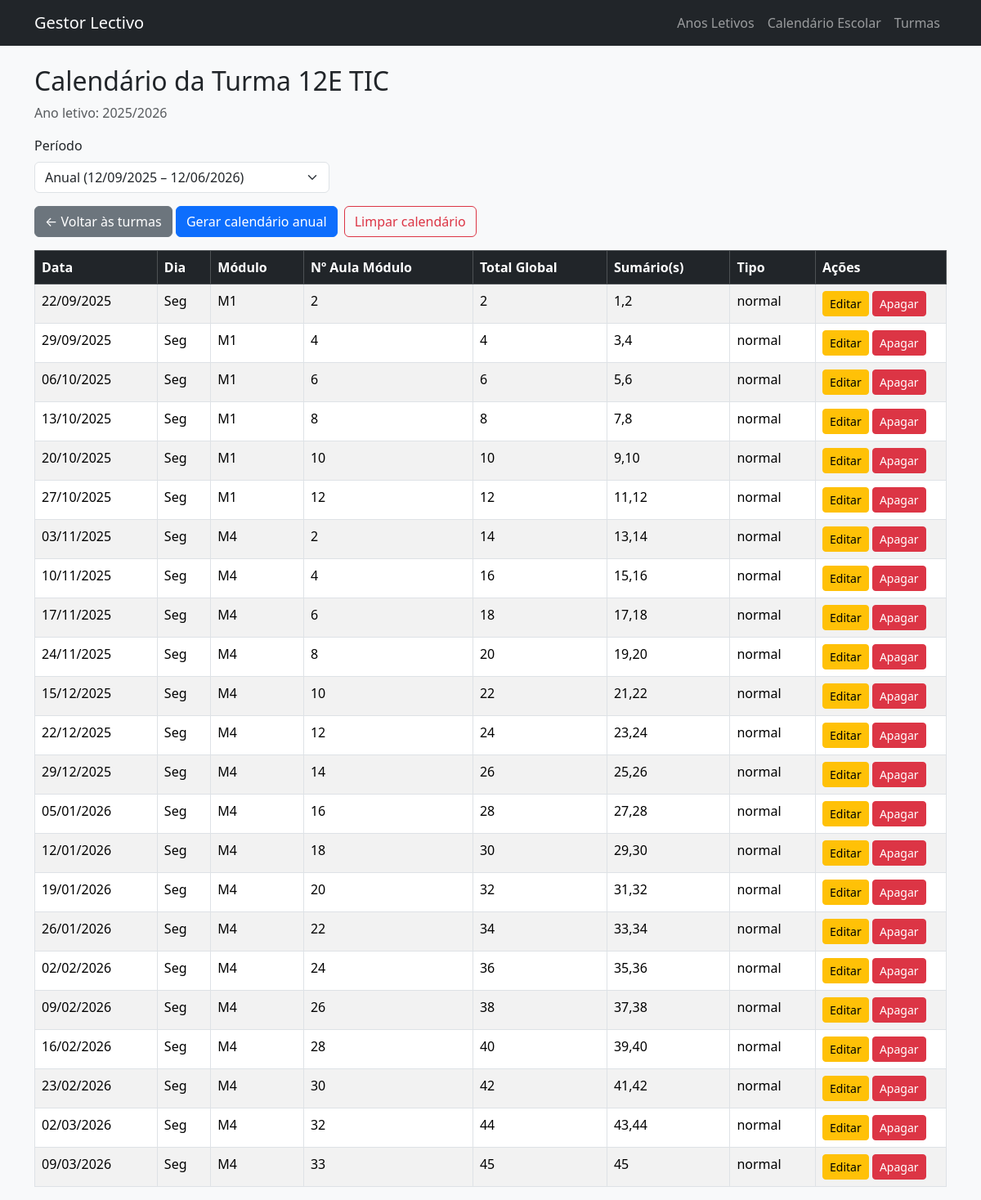
The page /turmas/1/calendario on the database as committed earlier.
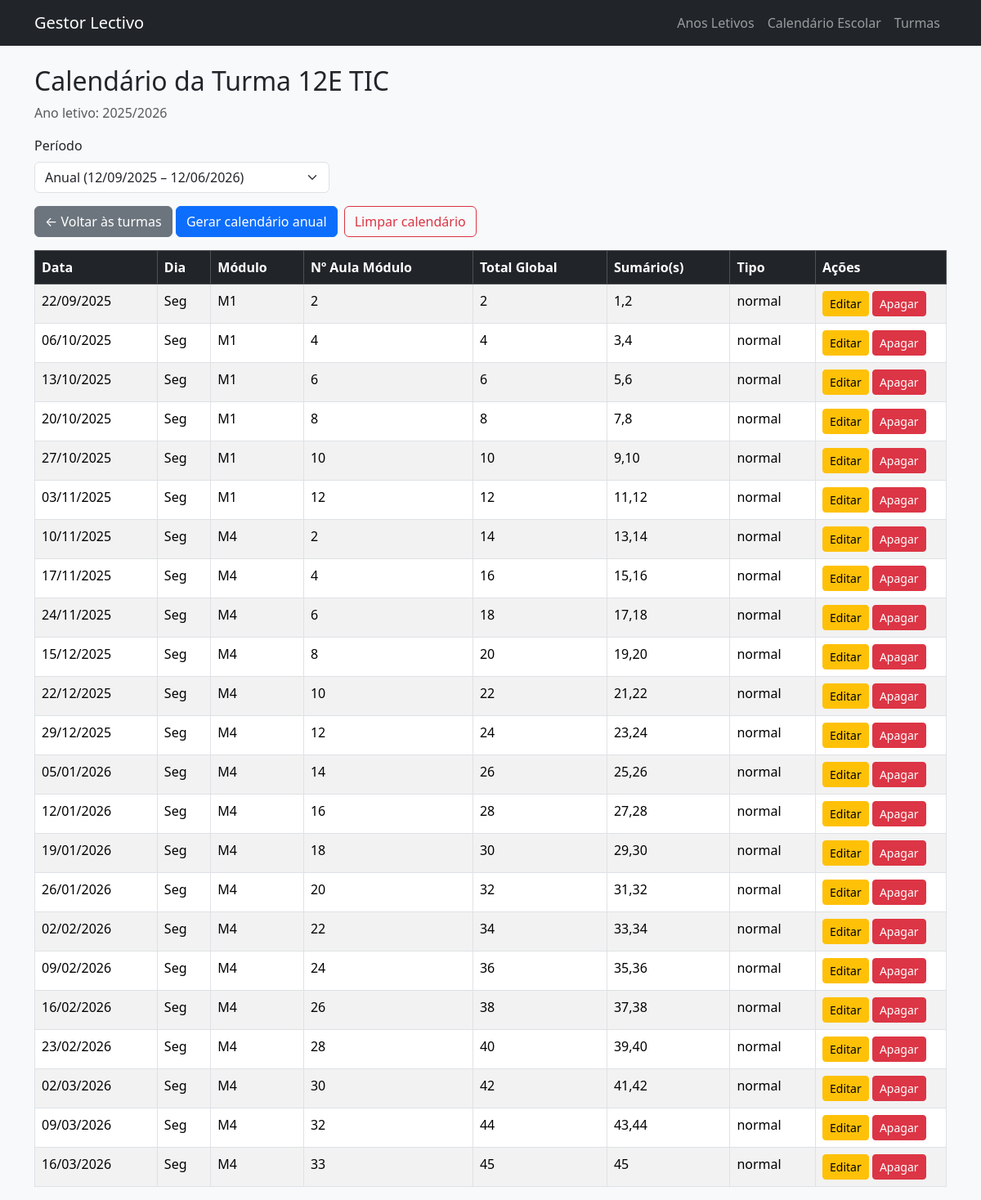
The same page on the database as committed later.
### models.py (models this page shows)
class Turma(db.Model):
    __tablename__ = "turmas"
    id = db.Column(db.Integer, primary_key=True)
    nome = db.Column(db.String(50), nullable=False)
    tipo = db.Column(db.String(20), nullable=False, default="regular")
    ano_letivo_id = db.Column(db.Integer, db.ForeignKey("anos_letivos.id"))
    ano_letivo = db.relationship("AnoLetivo", backref="turmas")
    livros_turmas = db.relationship(
        "LivroTurma",
        back_populates="turma",
        cascade="all, delete-orphan",
    )
    livros = db.relationship(
        "Livro",
        secondary=lambda: LivroTurma.__table__,
        back_populates="turmas",
    )
    carga_segunda = db.Column(db.Float, nullable=True)
    carga_terca = db.Column(db.Float, nullable=True)
    carga_quarta = db.Column(db.Float, nullable=True)
    carga_quinta = db.Column(db.Float, nullable=True)
    carga_sexta = db.Column(db.Float, nullable=True)
    turmas_disciplinas = db.relationship(
        "TurmaDisciplina",
        back_populates="turma",
        cascade="all, delete-orphan",
    )
    disciplinas = db.relationship(
        "Disciplina",
        secondary=lambda: TurmaDisciplina.__table__,
        back_populates="turmas",
    )

class AnoLetivo(db.Model):
    __tablename__ = "anos_letivos"
    id = db.Column(db.Integer, primary_key=True)
    nome = db.Column(db.String(20), unique=True, nullable=False)
    data_inicio_ano = db.Column(db.Date, nullable=False)
    data_fim_ano = db.Column(db.Date, nullable=False)
    data_fim_semestre1 = db.Column(db.Date, nullable=False)
    data_inicio_semestre2 = db.Column(db.Date, nullable=False)
    descricao = db.Column(db.String(255))
    ativo = db.Column(db.Boolean, nullable=False, default=False)
    fechado = db.Column(db.Boolean, nullable=False, default=False)

class CalendarioAula(db.Model):
    __tablename__ = "calendario_aulas"
    id = db.Column(db.Integer, primary_key=True)
    turma_id = db.Column(db.Integer, db.ForeignKey("turmas.id"), nullable=False)
    periodo_id = db.Column(db.Integer, db.ForeignKey("periodos.id"), nullable=False)
    data = db.Column(db.Date, nullable=False)
    weekday = db.Column(db.Integer, nullable=False)
    modulo_id = db.Column(db.Integer, db.ForeignKey("modulos.id"))
    modulo = db.relationship("Modulo")
    numero_modulo = db.Column(db.Integer)
    total_geral = db.Column(db.Integer)
    sumarios = db.Column(db.String(255))
    tipo = db.Column(db.String(50), default="normal", nullable=False)
    observacoes = db.Column(db.Text)
    sumario = db.Column(db.Text)

class Modulo(db.Model):
    __tablename__ = "modulos"
    id = db.Column(db.Integer, primary_key=True)
    turma_id = db.Column(db.Integer, db.ForeignKey("turmas.id"), nullable=False)
    nome = db.Column(db.String(255), nullable=False)
    total_aulas = db.Column(db.Integer, nullable=False)
    tolerancia = db.Column(db.Integer, nullable=False, default=2)

### app.py (the view)
    @app.route("/turmas/<int:turma_id>/calendario")
    def turma_calendario(turma_id):
        turma = Turma.query.get_or_404(turma_id)
        ano = turma.ano_letivo
        ano_fechado = bool(ano and ano.fechado)
        periodos_disponiveis = (
            Periodo.query
            .filter_by(turma_id=turma.id)
            .order_by(Periodo.data_inicio)
            .all()
        )
        periodo_id = request.args.get("periodo_id", type=int)
        periodo_atual = None
        if periodo_id:
            periodo_atual = Periodo.query.get(periodo_id)
        elif periodos_disponiveis:
            periodo_atual = periodos_disponiveis[0]
        query_aulas = CalendarioAula.query.filter_by(turma_id=turma.id)
        if periodo_atual:
            query_aulas = query_aulas.filter_by(periodo_id=periodo_atual.id)
        aulas = query_aulas.order_by(CalendarioAula.data).all()
        return render_template(
            "turmas/calendario.html",
            turma=turma,
            ano=ano,
            ano_fechado=ano_fechado,
            aulas=aulas,
            periodo_atual=periodo_atual,
            periodos_disponiveis=periodos_disponiveis,
        )

### templates/turmas/calendario.html (shortened to what this page needs)
{% extends "base.html" %}
{% block content %}
<h2>Calendário da Turma {{ turma.nome }}</h2>
{% if ano %}
  <p class="text-muted">
    Ano letivo: {{ ano.nome }}
  </p>
{% endif %}
<form method="get" class="row g-3 mb-3">
  <div class="col-md-4">
    <label class="form-label">Período</label>
    <select name="periodo_id" class="form-select" onchange="this.form.submit()">
      {% for p in periodos_disponiveis %}
        <option value="{{ p.id }}"
          {% if periodo_atual and p.id == periodo_atual.id %}selected{% endif %}>
          {{ p.nome }} ({{ p.data_inicio.strftime("%d/%m/%Y") }} – {{ p.data_fim.strftime("%d/%m/%Y") }})
        </option>
      {% endfor %}
    </select>
  </div>
</form>
<div class="mb-3">
  <a href="{{ url_for('turmas_list') }}" class="btn btn-secondary">← Voltar às turmas</a>
  {% if not ano_fechado %}
    <form method="post"
          action="{{ url_for('turma_calendario_gerar', turma_id=turma.id) }}"
          class="d-inline"
          onsubmit="return confirm('Gerar calendário para o ano todo?');">
      <button class="btn btn-primary" type="submit">Gerar calendário anual</button>
    </form>
    <form method="post"
          action="{{ url_for('turma_calendario_reset', turma_id=turma.id) }}"
          class="d-inline ms-1"
          onsubmit="return confirm('Apagar todas as linhas do calendário desta turma?');">
      <button class="btn btn-outline-danger" type="submit">Limpar calendário</button>
    </form>
  {% endif %}
</div>
{% if aulas %}
  <table class="table table-striped table-bordered">
    <thead class="table-dark">
      <tr>
        <th>Data</th>
        <th>Dia</th>
        <th>Módulo</th>
        <th>Nº Aula Módulo</th>
        <th>Total Global</th>
        <th>Sumário(s)</th>
        <th>Tipo</th>
        {% if not ano_fechado %}
          <th style="width: 160px;">Ações</th>
        {% endif %}
      </tr>
    </thead>
    <tbody>
      {% for a in aulas %}
        <tr>
          <td>{{ a.data.strftime("%d/%m/%Y") if a.data }}</td>
          <td>
            {% if a.data %}
              {{ ["Seg", "Ter", "Qua", "Qui", "Sex", "Sáb", "Dom"][a.data.weekday()] }}
            {% endif %}
          </td>
          <td>{{ a.modulo.nome if a.modulo }}</td>
          <td>{{ a.numero_modulo }}</td>
          <td>{{ a.total_geral }}</td>
          <td>{{ a.sumarios }}</td>
          <td>{{ a.tipo }}</td>
          {% if not ano_fechado %}
            <td>
              <a href="{{ url_for('calendario_edit', turma_id=turma.id, aula_id=a.id) }}"
                class="btn btn-sm btn-warning">
                Editar
              </a>
              <form method="post"
                    action="{{ url_for('calendario_delete', turma_id=turma.id, aula_id=a.id) }}"
                    style="display:inline"
                    onsubmit="return confirm('Apagar esta linha de calendário?');">
                <button type="submit" class="btn btn-sm btn-danger">Apagar</button>
              </form>
            </td>
          {% endif %}
        </tr>
      {% endfor %}
    </tbody>
  </table>
{% else %}
  <p>Não existem linhas de calendário para o período selecionado.</p>
{% endif %}
{% endblock %}

### templates/base.html (shortened to what this page needs)
<!DOCTYPE html>
<html lang="pt">
<head>
    <link rel="stylesheet"
          href="https://cdn.jsdelivr.net/npm/bootstrap@5.3.2/dist/css/bootstrap.min.css">
</head>
<body class="bg-light">
<nav class="navbar navbar-dark bg-dark navbar-expand-lg mb-4">
    <div class="container">
        <a class="navbar-brand" href="/">Gestor Lectivo</a>
        <ul class="navbar-nav ms-auto">
            <li class="nav-item"><a class="nav-link" href="/anos-letivos">Anos Letivos</a></li>
            <li class="nav-item"><a class="nav-link" href="/calendario-escolar">Calendário Escolar</a></li>
            <li class="nav-item"><a class="nav-link" href="/turmas">Turmas</a></li>
        </ul>
    </div>
</nav>
<div class="container">
    {% block content %}{% endblock %}
</div>
</body>
</html>

Rows that differ between the two databases and show on the page:
removed CalendarioAula: data "29/09/2025", data "Seg", modulo "M1", numero_modulo "4", total_geral "4", sumarios "3,4", tipo "normal"
added CalendarioAula: data "06/10/2025", data "Seg", modulo "M1", numero_modulo "4", total_geral "4", sumarios "3,4", tipo "normal"
changed CalendarioAula (number 3 of 23 on the later page): data "06/10/2025" → "13/10/2025"
changed CalendarioAula (number 4 of 23 on the later page): data "13/10/2025" → "20/10/2025"
changed CalendarioAula (number 5 of 23 on the later page): data "20/10/2025" → "27/10/2025"
changed CalendarioAula (number 6 of 23 on the later page): data "27/10/2025" → "03/11/2025"
changed CalendarioAula (number 7 of 23 on the later page): data "03/11/2025" → "10/11/2025"
changed CalendarioAula (number 8 of 23 on the later page): data "10/11/2025" → "17/11/2025"
changed CalendarioAula (number 9 of 23 on the later page): data "17/11/2025" → "24/11/2025"
changed CalendarioAula (number 10 of 23 on the later page): data "24/11/2025" → "15/12/2025"
changed CalendarioAula (number 11 of 23 on the later page): data "15/12/2025" → "22/12/2025"
changed CalendarioAula (number 12 of 23 on the later page): data "22/12/2025" → "29/12/2025"
changed CalendarioAula (number 13 of 23 on the later page): data "29/12/2025" → "05/01/2026"
changed CalendarioAula (number 14 of 23 on the later page): data "05/01/2026" → "12/01/2026"
changed CalendarioAula (number 15 of 23 on the later page): data "12/01/2026" → "19/01/2026"
changed CalendarioAula (number 16 of 23 on the later page): data "19/01/2026" → "26/01/2026"
changed CalendarioAula (number 17 of 23 on the later page): data "26/01/2026" → "02/02/2026"
changed CalendarioAula (number 18 of 23 on the later page): data "02/02/2026" → "09/02/2026"
changed CalendarioAula (number 19 of 23 on the later page): data "09/02/2026" → "16/02/2026"
changed CalendarioAula (number 20 of 23 on the later page): data "16/02/2026" → "23/02/2026"
changed CalendarioAula (number 21 of 23 on the later page): data "23/02/2026" → "02/03/2026"
changed CalendarioAula (number 22 of 23 on the later page): data "02/03/2026" → "09/03/2026"
changed CalendarioAula (number 23 of 23 on the later page): data "09/03/2026" → "16/03/2026"
